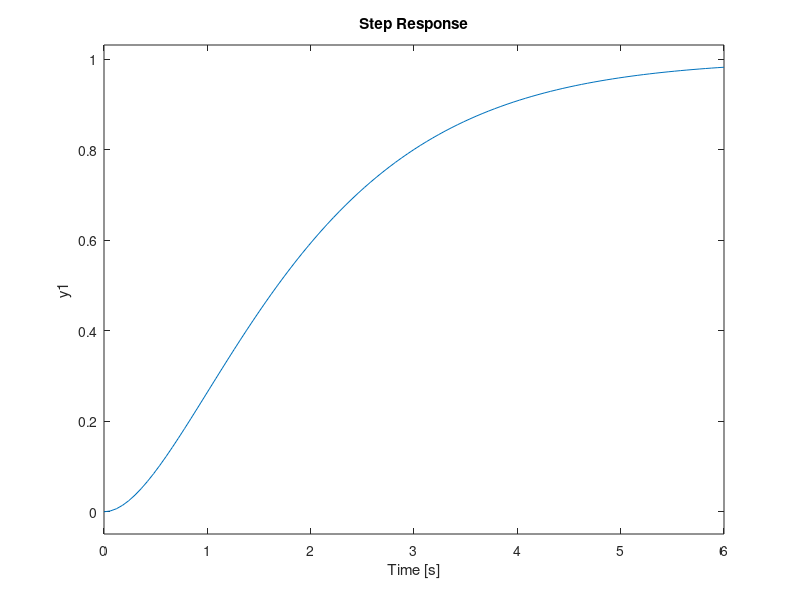
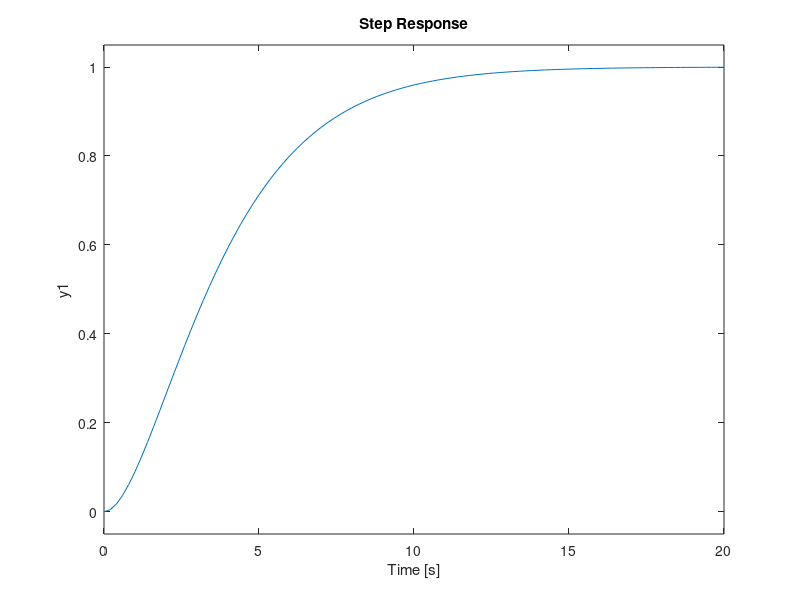
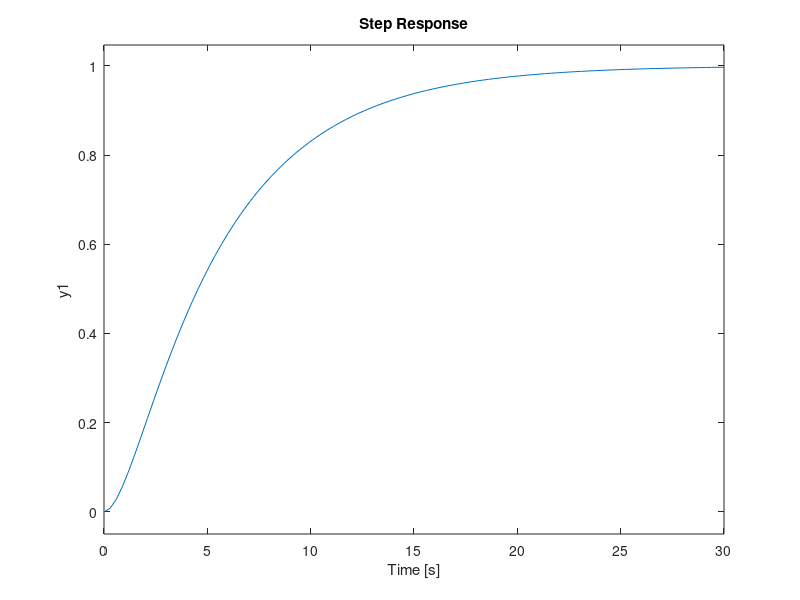
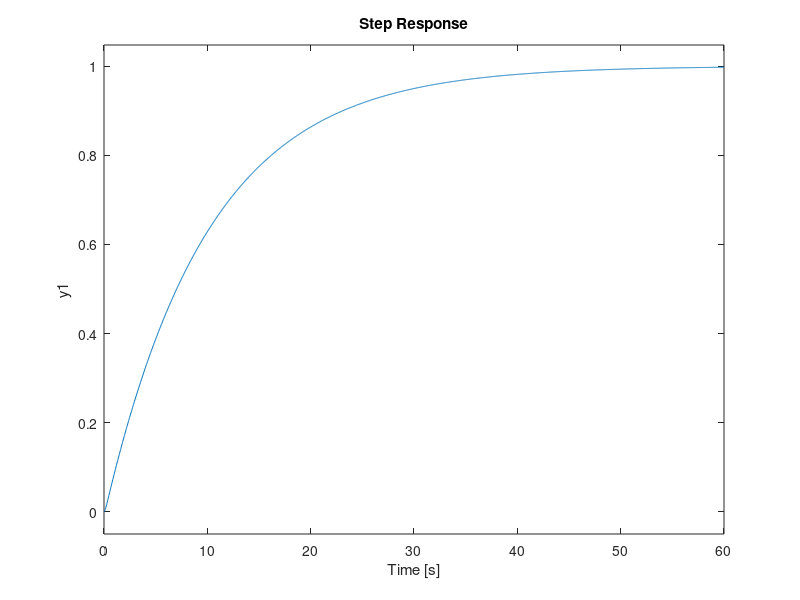

Source code (MATLAB) for these figures, in order:
clear
close all

s = zpk('s');

G = 1/((s+1)^2);
figure()
step(G)
grid

G = 1/((2*s+1)^2);
figure()
step(G)
grid

G = 1/((s+1)*(5*s+1));
figure()
step(G)
grid

G = 1/((0.1*s+1)*(10*s+1));
figure()
step(G)
grid